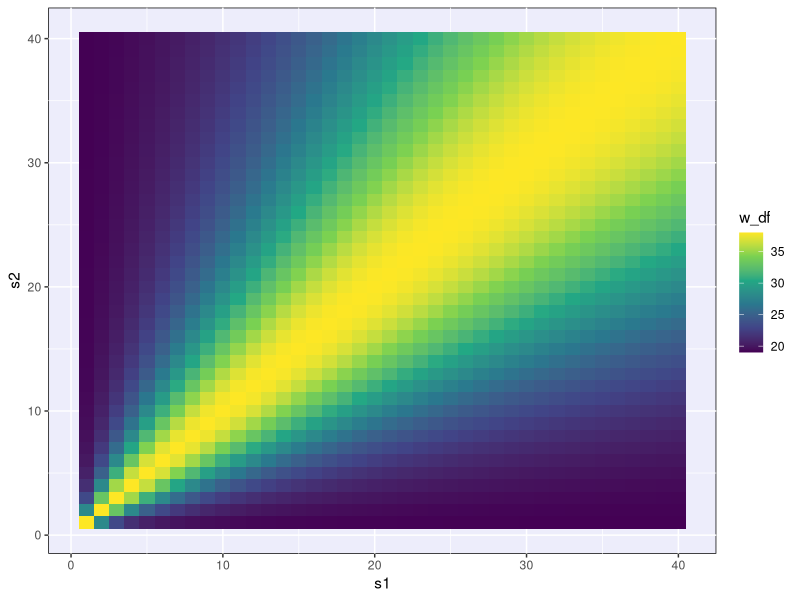
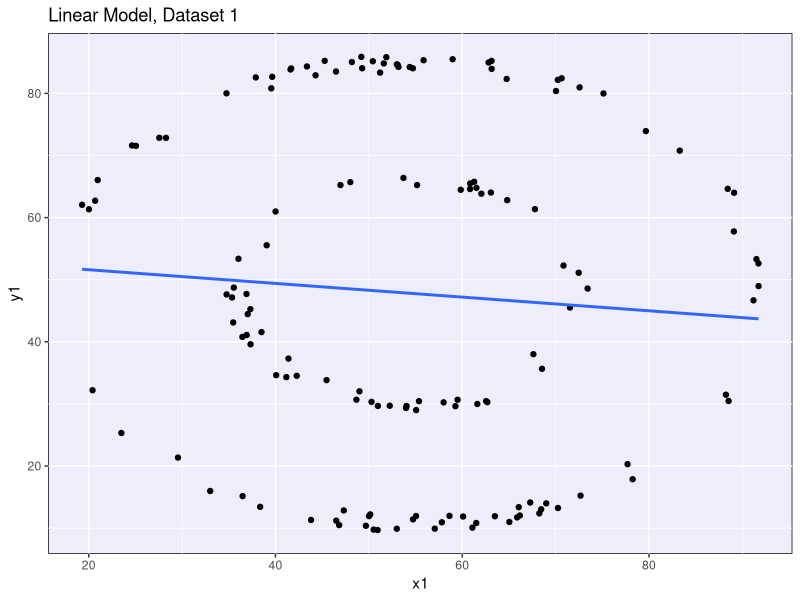
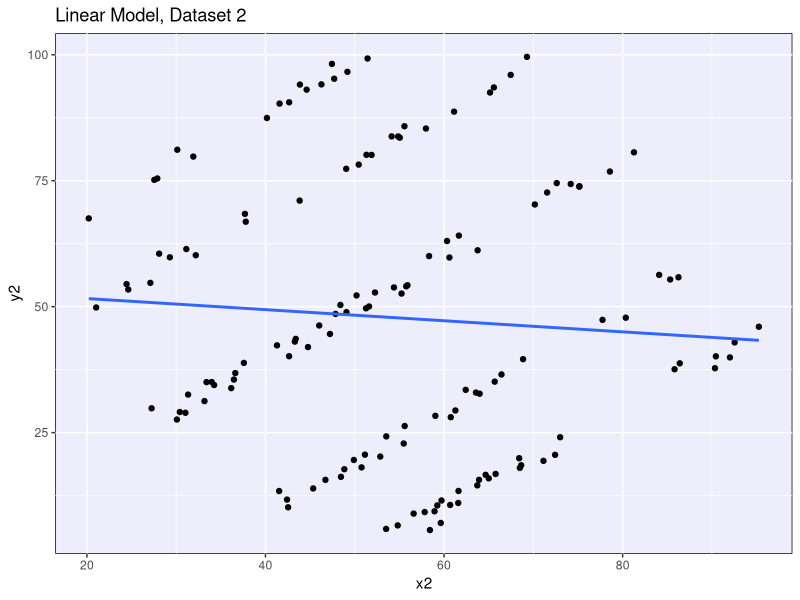
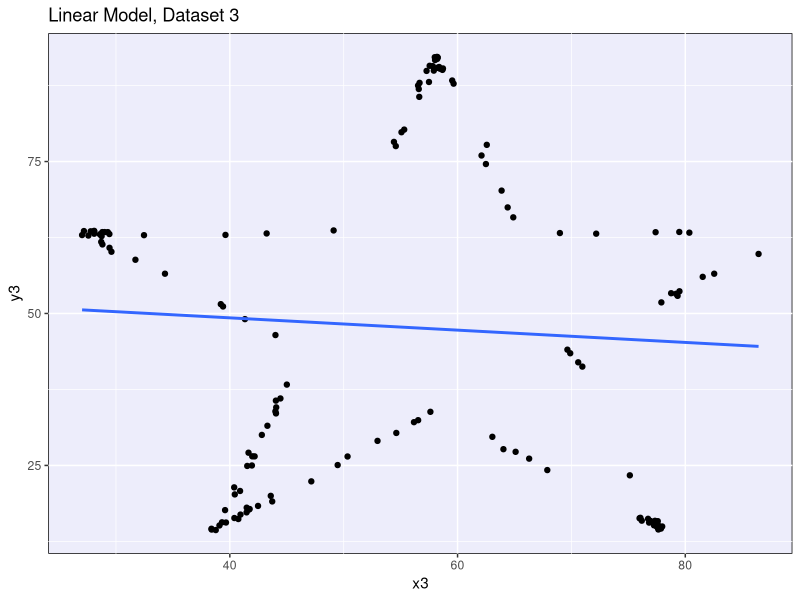
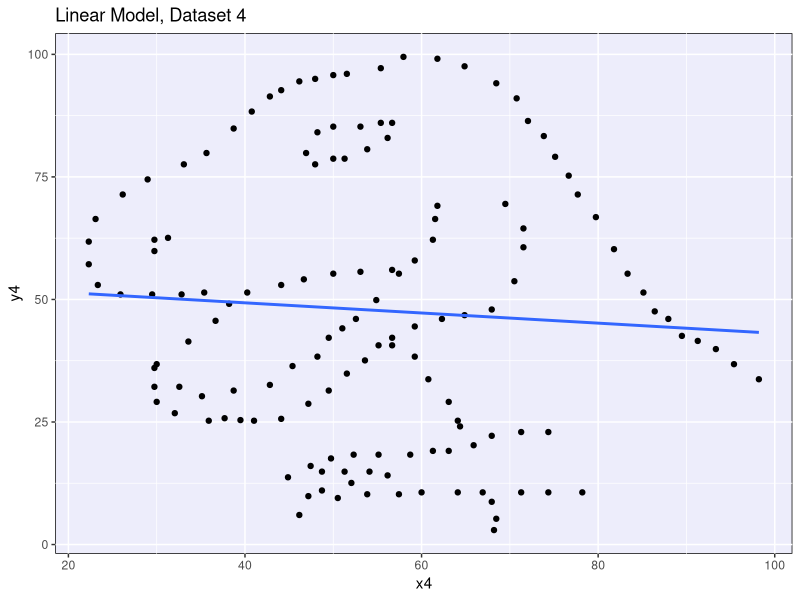

Generate these figures, in order, with R:
## ---- chunk 1
knitr::opts_chunk$set(echo = TRUE, warning = TRUE, message = FALSE,
                      error = TRUE)

library(tidyverse)
## ---- chunk 2
old <- theme_get()

theme_set(theme(panel.background = element_rect(fill = "#ededfb")))
## ---- chunk 3
welch_df_data <- tibble(
  s1 = rep(1:40, 40),
  s2 = rep(1:40, each = 40),
  
  w_numerator = (s1^2/20 + s2^2/20)^2,
  w_denominator = (s1^4/(20^2*(20-1)) + s2^4/(20^2*(20-1))),
  
  w_df = round(w_numerator / w_denominator, 3)
)
## ---- chunk 4
welch_df_data %>%
  slice_min(w_df)

welch_df_data %>%
  slice_max(w_df)
## ---- chunk 5
ggplot(welch_df_data, aes(x = s1, y = s2, fill = w_df)) +
  geom_tile() +
  scale_fill_viridis_c()
## ---- chunk 6
group1 <- c(34.91, 46.10, 22.96, 25.17, 13.65, 11.25, 6.96, 18.53, 3.93,
            32.36, 29.19, 23.03, 37.30, 22.19, 10.05, 23.93, 17.58, 22.07,
            19.97, 68.45, 15.45, 21.17, 19.10, 23.26, 34.56)

group2 <- c(51.95, 47.23, 28.88, 28.89, 45.21, 33.03, 16.20, 35.50, 29.82,
            16.23, 35.23, 35.60, 20.06, 38.33, 26.14, 47.16, 38.66, 23.57,
            43.32, 24.65, 28.66, 29.75, 39.98, 20.81, 26.70)
## ---- chunk 7
t.test(group1, group2, var.equal = F)

t.test(group1)$conf.int
t.test(group2)$conf.int
## ---- chunk 8
# Set confidence level
alpha <- 0.05

# Repeat 10000 times
iter <- 10000

# Vectors to store CI bounds
group1_CI_lower <- numeric(iter)
group1_CI_upper <- numeric(iter)
group2_CI_lower <- numeric(iter)
group2_CI_upper <- numeric(iter)

set.seed(32948)

for(i in 1:iter){
  samp1 <- rnorm(25, 24, 10)
  samp2 <- rnorm(25, 32, 10)
  
  group1_CI_lower[i] <- t.test(samp1, conf.level = 1 - alpha)$conf.int[1]
  group1_CI_upper[i] <- t.test(samp1, conf.level = 1 - alpha)$conf.int[2]
  group2_CI_lower[i] <- t.test(samp2, conf.level = 1 - alpha)$conf.int[1]
  group2_CI_upper[i] <- t.test(samp2, conf.level = 1 - alpha)$conf.int[2]
}

# Compile results in dataframe

sim_CIs <- tibble(group1_CI_lower,
                  group1_CI_upper,
                  group2_CI_lower,
                  group2_CI_upper)
## ---- chunk 9
sim_CIs %>%
  summarize(pct_overlap = sum(group1_CI_upper > group2_CI_lower) / n(),
            pct_nooverlap = sum(group1_CI_upper < group2_CI_lower) / n())
## ---- chunk 10
# Set confidence level
alpha <- 0.4

# Repeat 10000 times
iter <- 10000

# Vectors to store CI bounds
group1_CI_lower <- numeric(iter)
group1_CI_upper <- numeric(iter)
group2_CI_lower <- numeric(iter)
group2_CI_upper <- numeric(iter)

set.seed(32948)

for(i in 1:iter){
  samp1 <- rnorm(25, 24, 10)
  samp2 <- rnorm(25, 32, 10)
  
  group1_CI_lower[i] <- t.test(samp1, conf.level = 1 - alpha)$conf.int[1]
  group1_CI_upper[i] <- t.test(samp1, conf.level = 1 - alpha)$conf.int[2]
  group2_CI_lower[i] <- t.test(samp2, conf.level = 1 - alpha)$conf.int[1]
  group2_CI_upper[i] <- t.test(samp2, conf.level = 1 - alpha)$conf.int[2]
}

# Compile results in dataframe

sim_CIs <- tibble(group1_CI_lower,
                  group1_CI_upper,
                  group2_CI_lower,
                  group2_CI_upper)
## ---- chunk 11
sim_CIs %>%
  summarize(pct_overlap = sum(group1_CI_upper > group2_CI_lower) / n(),
            pct_nooverlap = sum(group1_CI_upper < group2_CI_lower) / n())
## ---- chunk 12
lm_data <- read_csv("../../data/example_lm_data.csv")
## ---- chunk 13
lm_1 <- lm(y1 ~ x1, data = lm_data)
lm_2 <- lm(y2 ~ x2, data = lm_data)
lm_3 <- lm(y3 ~ x3, data = lm_data)
lm_4 <- lm(y4 ~ x4, data = lm_data)

lm_1; lm_2; lm_3; lm_4

cor(lm_data$x1, lm_data$y1); cor(lm_data$x2, lm_data$y2)
cor(lm_data$x3, lm_data$y3); cor(lm_data$x4, lm_data$y4)
## ---- chunk 14
ggplot(data = lm_data, aes(x = x1, y = y1)) +
  geom_point() +
  geom_smooth(method = "lm", se = FALSE) +
  labs(title = "Linear Model, Dataset 1")

ggplot(data = lm_data, aes(x = x2, y = y2)) +
  geom_point() +
  geom_smooth(method = "lm", se = FALSE) +
  labs(title = "Linear Model, Dataset 2")

ggplot(data = lm_data, aes(x = x3, y = y3)) +
  geom_point() +
  geom_smooth(method = "lm", se = FALSE) +
  labs(title = "Linear Model, Dataset 3")

ggplot(data = lm_data, aes(x = x4, y = y4)) +
  geom_point() +
  geom_smooth(method = "lm", se = FALSE) +
  labs(title = "Linear Model, Dataset 4")
